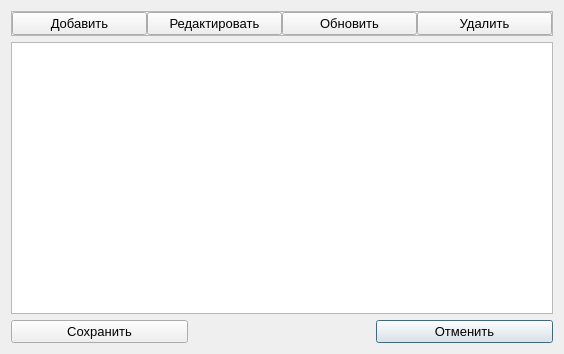
<?xml version="1.0" encoding="UTF-8"?>
<ui version="4.0">
 <class>FormaObucheniya</class>
 <widget class="QDialog" name="FormaObucheniya">
  <property name="geometry">
   <rect>
    <x>0</x>
    <y>0</y>
    <width>564</width>
    <height>354</height>
   </rect>
  </property>
  <property name="windowTitle">
   <string>Форма обучения</string>
  </property>
  <layout class="QGridLayout" name="gridLayout_2">
   <item row="2" column="2">
    <widget class="QPushButton" name="pushButton_cancel">
     <property name="font">
      <font>
       <pointsize>10</pointsize>
      </font>
     </property>
     <property name="text">
      <string>Отменить</string>
     </property>
     <property name="icon">
      <iconset resource="../resourses.qrc">
       <normaloff>:/img/img/cancel.png</normaloff>:/img/img/cancel.png</iconset>
     </property>
    </widget>
   </item>
   <item row="0" column="0" colspan="3">
    <widget class="QFrame" name="frame">
     <property name="font">
      <font>
       <pointsize>10</pointsize>
      </font>
     </property>
     <property name="frameShape">
      <enum>QFrame::StyledPanel</enum>
     </property>
     <property name="frameShadow">
      <enum>QFrame::Raised</enum>
     </property>
     <layout class="QGridLayout" name="gridLayout">
      <property name="leftMargin">
       <number>0</number>
      </property>
      <property name="topMargin">
       <number>0</number>
      </property>
      <property name="rightMargin">
       <number>0</number>
      </property>
      <property name="bottomMargin">
       <number>0</number>
      </property>
      <property name="horizontalSpacing">
       <number>0</number>
      </property>
      <item row="0" column="0">
       <widget class="QPushButton" name="pushButton_add">
        <property name="font">
         <font>
          <pointsize>10</pointsize>
         </font>
        </property>
        <property name="text">
         <string>Добавить</string>
        </property>
        <property name="icon">
         <iconset resource="../resourses.qrc">
          <normaloff>:/img/img/add.png</normaloff>:/img/img/add.png</iconset>
        </property>
       </widget>
      </item>
      <item row="0" column="1">
       <widget class="QPushButton" name="pushButton_edit">
        <property name="font">
         <font>
          <pointsize>10</pointsize>
         </font>
        </property>
        <property name="text">
         <string>Редактировать</string>
        </property>
        <property name="icon">
         <iconset resource="../resourses.qrc">
          <normaloff>:/img/img/edit.png</normaloff>:/img/img/edit.png</iconset>
        </property>
       </widget>
      </item>
      <item row="0" column="2">
       <widget class="QPushButton" name="pushButton_update">
        <property name="font">
         <font>
          <pointsize>10</pointsize>
         </font>
        </property>
        <property name="text">
         <string>Обновить</string>
        </property>
        <property name="icon">
         <iconset resource="../resourses.qrc">
          <normaloff>:/img/img/refresh.png</normaloff>:/img/img/refresh.png</iconset>
        </property>
       </widget>
      </item>
      <item row="0" column="3">
       <widget class="QPushButton" name="pushButton_dell">
        <property name="font">
         <font>
          <pointsize>10</pointsize>
         </font>
        </property>
        <property name="text">
         <string>Удалить</string>
        </property>
        <property name="icon">
         <iconset resource="../resourses.qrc">
          <normaloff>:/img/img/delete.png</normaloff>:/img/img/delete.png</iconset>
        </property>
       </widget>
      </item>
     </layout>
    </widget>
   </item>
   <item row="1" column="0" colspan="3">
    <widget class="QTableView" name="tableView_formaObuch">
     <property name="font">
      <font>
       <pointsize>10</pointsize>
      </font>
     </property>
     <property name="styleSheet">
      <string notr="true">QTableView::item 
{
 border: 1px solid #d9d9d9; 
 border-top-color: transparent; 
 border-bottom-color: transparent;
} 
QTableView::item:hover
 { 
 background: qlineargradient(x1: 0, y1: 0,- x2: 0, y2: 1, stop: 0 #e7effd, stop: 1 #cbdaf1); 
border: 1px solid #bfcde4;
color:rgb(85, 170, 255);
}   
QTableView::item:selected
 { 
background: qlineargradient(x1: 0, y1: 0, x2: 0, y2: 1, stop: 0 #e7effd, stop: 1 #cbdaf1); 
border: 1px solid #567dbc; 
color:rgb(24, 85, 255); 
} 
</string>
     </property>
     <property name="alternatingRowColors">
      <bool>true</bool>
     </property>
     <property name="selectionMode">
      <enum>QAbstractItemView::SingleSelection</enum>
     </property>
     <property name="selectionBehavior">
      <enum>QAbstractItemView::SelectRows</enum>
     </property>
    </widget>
   </item>
   <item row="2" column="0">
    <widget class="QPushButton" name="pushButton_save">
     <property name="font">
      <font>
       <pointsize>10</pointsize>
      </font>
     </property>
     <property name="text">
      <string>Сохранить</string>
     </property>
     <property name="icon">
      <iconset resource="../resourses.qrc">
       <normaloff>:/img/img/save.png</normaloff>:/img/img/save.png</iconset>
     </property>
    </widget>
   </item>
  </layout>
 </widget>
 <resources>
  <include location="../resourses.qrc"/>
 </resources>
 <connections/>
</ui>
